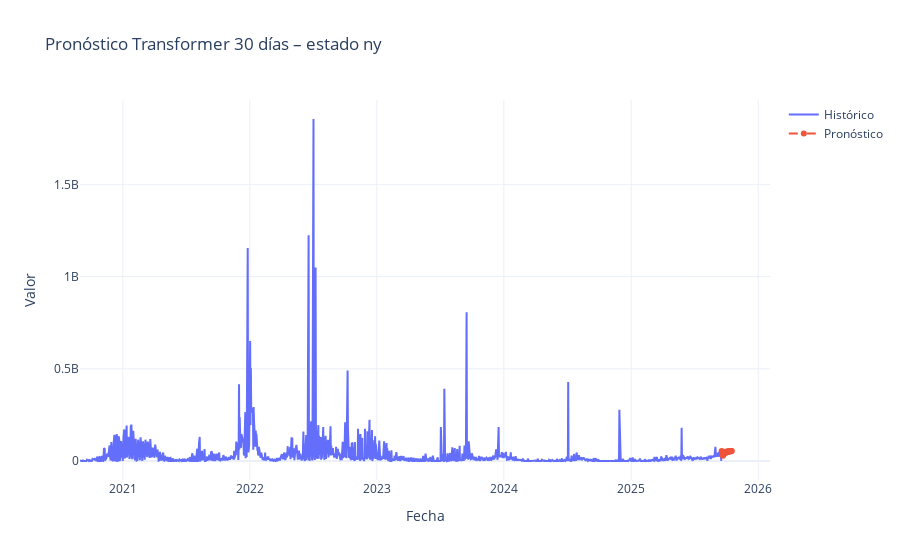

The cell this chart's notebook holds for it:
### Markdown cell above
### 10.3 Pronostico Futuro

### Code cell
N_FUTURE_TF = 30  # días de pronóstico con Transformer

last_window_scaled_tf = test_scaled[-WINDOW_SIZE:]

future_scaled_tf = recursive_forecast(
    model_tf,
    last_window_scaled_tf,
    N_FUTURE_TF,
    predict_fn=transformer_predict_fn,
)

future_preds_tf = scaler.inverse_transform(
    future_scaled_tf.reshape(-1, 1)
).reshape(-1)

last_date = series.index[-1]
future_dates_tf = pd.date_range(
    start=last_date + pd.Timedelta(days=1),
    periods=N_FUTURE_TF,
    freq="D",
)

fig = plot_future_forecast(
    series.index,
    series.values,
    future_dates_tf,
    future_preds_tf,
    title=f"Pronóstico Transformer {N_FUTURE_TF} días – estado {STATE}",
)
fig.show()

### Figure 1 — Plotly figure (JSON) as saved in the notebook; plotly's stock layout.template omitted (floating-point values rounded to 4 significant figures; data arrays with more than 128 entries replaced by an {"elided": "..."} marker saying what was removed)
{"data": [{"mode": "lines", "name": "Histórico", "type": "scatter", "x": {"elided": "1366 str values"}, "y": {"elided": "1366 float values"}}, {"line": {"dash": "dash"}, "mode": "lines+markers", "name": "Pronóstico", "type": "scatter", "x": ["2025-09-18T00:00:00", "2025-09-19T00:00:00", "2025-09-20T00:00:00", "2025-09-21T00:00:00", "2025-09-22T00:00:00", "2025-09-23T00:00:00", "2025-09-24T00:00:00", "2025-09-25T00:00:00", "2025-09-26T00:00:00", "2025-09-27T00:00:00", "2025-09-28T00:00:00", "2025-09-29T00:00:00", "2025-09-30T00:00:00", "2025-10-01T00:00:00", "2025-10-02T00:00:00", "2025-10-03T00:00:00", "2025-10-04T00:00:00", "2025-10-05T00:00:00", "2025-10-06T00:00:00", "2025-10-07T00:00:00", "2025-10-08T00:00:00", "2025-10-09T00:00:00", "2025-10-10T00:00:00", "2025-10-11T00:00:00", "2025-10-12T00:00:00", "2025-10-13T00:00:00", "2025-10-14T00:00:00", "2025-10-15T00:00:00", "2025-10-16T00:00:00", "2025-10-17T00:00:00"], "y": [54650000.0, 33440000.0, 38780000.0, 33230000.0, 28580000.0, 48520000.0, 45860000.0, 40360000.0, 41210000.0, 42100000.0, 50210000.0, 48850000.0, 44920000.0, 46770000.0, 48950000.0, 51720000.0, 50530000.0, 48820000.0, 50530000.0, 52180000.0, 52810000.0, 51990000.0, 51580000.0, 52830000.0, 53700000.0, 53630000.0, 53230000.0, 53360000.0, 54130000.0, 54480000.0]}], "layout": {"title": {"text": "Pronóstico Transformer 30 días – estado ny"}, "xaxis": {"title": {"text": "Fecha"}}, "yaxis": {"title": {"text": "Valor"}}}}
